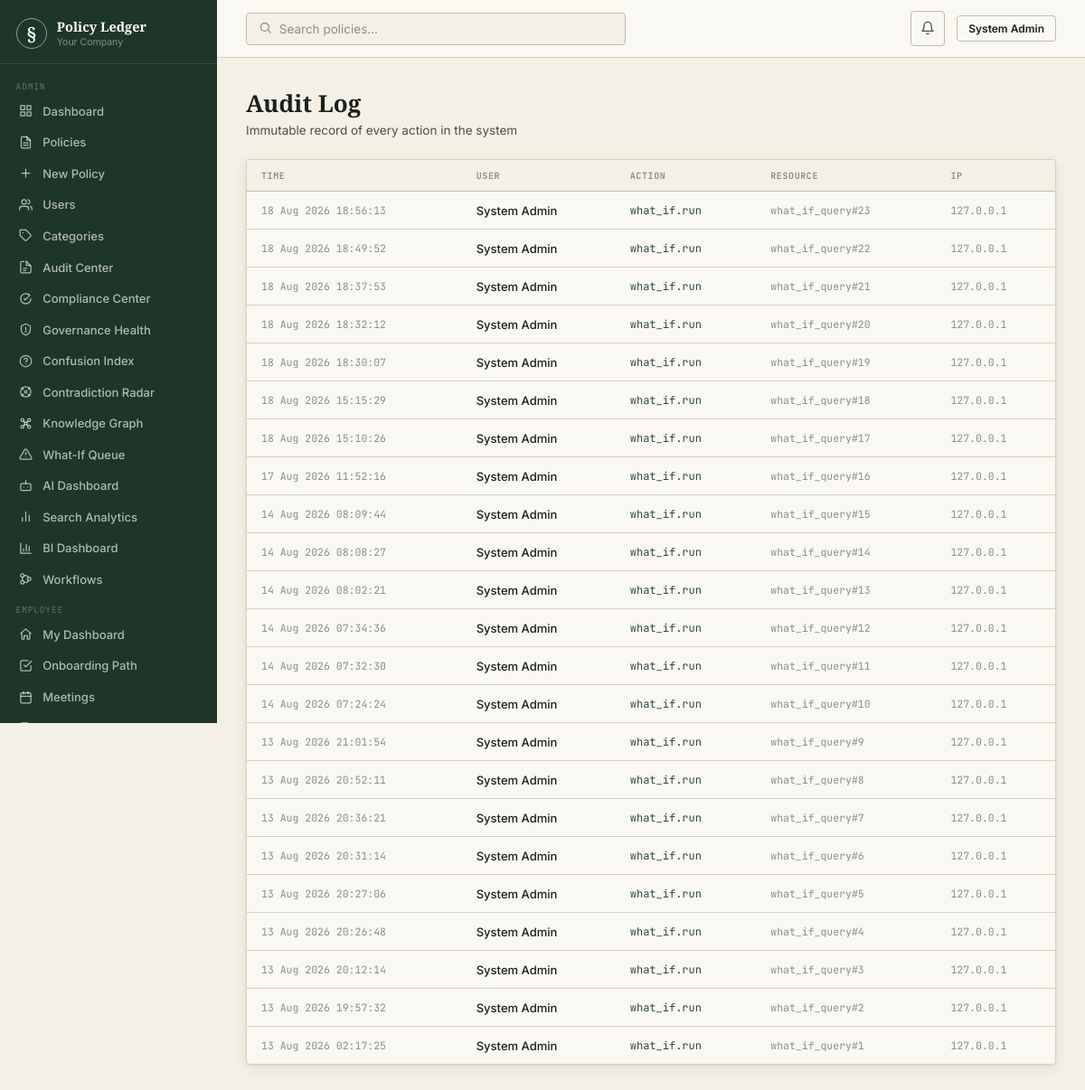
The page /admin/audit (signed in) on the database its author committed.
### models.py (models this page shows, shortened)
class User(db.Model, UserMixin):
    id = db.Column(db.Integer, primary_key=True)
    employee_id = db.Column(db.String(20), unique=True, nullable=True)
    name = db.Column(db.String(120), nullable=False)
    email = db.Column(db.String(200), nullable=False, unique=True, index=True)
    password_hash = db.Column(db.String(256), nullable=False)
    role = db.Column(db.String(20), nullable=False, default=UserRole.EMPLOYEE)
    department_id = db.Column(db.Integer, db.ForeignKey("department.id"), nullable=True)
    designation = db.Column(db.String(100))
    phone = db.Column(db.String(20))
    avatar_url = db.Column(db.String(300))
    is_active = db.Column(db.Boolean, default=True)
    email_verified = db.Column(db.Boolean, default=False)
    mfa_enabled = db.Column(db.Boolean, default=False)
    mfa_secret = db.Column(db.String(64))
    last_login = db.Column(db.DateTime)
    password_changed_at = db.Column(db.DateTime, default=now_utc)
    created_at = db.Column(db.DateTime, default=now_utc)
    updated_at = db.Column(db.DateTime, default=now_utc, onupdate=now_utc)
    notifications = db.relationship("Notification", backref="user", lazy="dynamic", cascade="all, delete-orphan")
    acknowledgements = db.relationship("PolicyAcknowledgement", backref="user", lazy="dynamic")
    audit_logs = db.relationship("AuditLog", backref="user", lazy="dynamic")
    saved = db.relationship("Policy", secondary=saved_policies, lazy="dynamic")
    def is_admin(self) -> bool:
        return self.role == UserRole.ADMIN
    def can_manage_policies(self) -> bool:
        return self.role in (UserRole.HR, UserRole.ADMIN, UserRole.MANAGER)

class AuditLog(db.Model):
    id = db.Column(db.Integer, primary_key=True)
    user_id = db.Column(db.Integer, db.ForeignKey("user.id"), nullable=True)
    action = db.Column(db.String(100), nullable=False)  # e.g. "policy.create", "user.login"
    resource_type = db.Column(db.String(50))             # "policy", "user", "version"
    resource_id = db.Column(db.Integer)
    detail = db.Column(db.Text)                          # JSON string of extra context
    ip_address = db.Column(db.String(45))
    user_agent = db.Column(db.String(300))
    timestamp = db.Column(db.DateTime, default=now_utc, index=True)

### blueprints/admin.py (the view)
@admin_bp.route("/audit")
@login_required
@role_required(UserRole.ADMIN)
def audit_log():
    page = request.args.get("page", 1, type=int)
    logs = paginate(AuditLog.query.order_by(AuditLog.timestamp.desc()), page, 25)
    return render_template("admin/audit_log.html", logs=logs)

### utils.py (called while the page is built)
def role_required(*roles):
    def decorator(f):
        @wraps(f)
        def wrapped(*args, **kwargs):
            if not current_user.is_authenticated:
                abort(401)
            if current_user.role not in roles:
                abort(403)
            return f(*args, **kwargs)
        return wrapped
    return decorator

def paginate(query, page: int, per_page: int = 20):
    return query.paginate(page=page, per_page=per_page, error_out=False)

### templates/admin/audit_log.html (shortened to what this page needs)
{% extends "base.html" %}
{% block content %}
<div class="page-header"><div class="page-header-left"><h1>Audit Log</h1><p>Immutable record of every action in the system</p></div></div>
<div class="table-wrap">
  <table>
    <thead><tr><th>Time</th><th>User</th><th>Action</th><th>Resource</th><th>IP</th></tr></thead>
    <tbody>
      {% for log in logs.items %}
      <tr>
        <td class="td-mono">{{ log.timestamp.strftime('%d %b %Y %H:%M:%S') }}</td>
        <td style="font-weight:500">{{ log.user.name if log.user else 'System' }}</td>
        <td><span style="font-family:var(--font-mono);font-size:12px;color:var(--archive)">{{ log.action }}</span></td>
        <td class="td-mono">{% if log.resource_type %}{{ log.resource_type }}{% if log.resource_id %}#{{ log.resource_id }}{% endif %}{% else %}—{% endif %}</td>
        <td class="td-mono">{{ log.ip_address or '—' }}</td>
      </tr>
      {% else %}
      <tr><td colspan="5" class="text-faint" style="text-align:center;padding:2rem">No audit entries yet</td></tr>
      {% endfor %}
    </tbody>
  </table>
</div>
{% endblock %}

### templates/base.html (shortened to what this page needs)
<!DOCTYPE html>
<html lang="en">
<head>
</head>
<body>
<div class="shell">
  {% block sidebar %}
  <div class="sidebar">
    <div class="s-brand">
      <div class="s-mark">§</div>
      <div><div class="s-name">Policy Ledger</div><div class="s-company">{{ config.COMPANY_NAME }}</div></div>
    </div>
    <nav class="s-nav">
      {% if current_user.can_manage_policies() %}
      <div class="s-section">Admin</div>
      <a href="{{ url_for('admin.dashboard') }}" class="s-item {% if request.endpoint == 'admin.dashboard' %}active{% endif %}"><span class="s-icon"><svg viewBox="0 0 24 24" fill="none" stroke="currentColor" stroke-width="2" stroke-linecap="round" stroke-linejoin="round"><rect x="3" y="3" width="7" height="7"/><rect x="14" y="3" width="7" height="7"/><rect x="14" y="14" width="7" height="7"/><rect x="3" y="14" width="7" height="7"/></svg></span>Dashboard</a>
      <a href="{{ url_for('admin.policy_list') }}" class="s-item {% if 'policy' in request.endpoint %}active{% endif %}"><span class="s-icon"><svg viewBox="0 0 24 24" fill="none" stroke="currentColor" stroke-width="2" stroke-linecap="round" stroke-linejoin="round"><path d="M14 2H6a2 2 0 0 0-2 2v16a2 2 0 0 0 2 2h12a2 2 0 0 0 2-2V8z"/><path d="M14 2v6h6"/><line x1="8" y1="13" x2="16" y2="13"/><line x1="8" y1="17" x2="16" y2="17"/></svg></span>Policies</a>
      <a href="{{ url_for('admin.policy_create') }}" class="s-item"><span class="s-icon"><svg viewBox="0 0 24 24" fill="none" stroke="currentColor" stroke-width="2" stroke-linecap="round" stroke-linejoin="round"><line x1="12" y1="5" x2="12" y2="19"/><line x1="5" y1="12" x2="19" y2="12"/></svg></span>New Policy</a>
      {% if current_user.is_admin() %}
      <a href="{{ url_for('admin.user_list') }}" class="s-item {% if 'user' in request.endpoint %}active{% endif %}"><span class="s-icon"><svg viewBox="0 0 24 24" fill="none" stroke="currentColor" stroke-width="2" stroke-linecap="round" stroke-linejoin="round"><path d="M17 21v-2a4 4 0 0 0-4-4H5a4 4 0 0 0-4 4v2"/><circle cx="9" cy="7" r="4"/><path d="M23 21v-2a4 4 0 0 0-3-3.87"/><path d="M16 3.13a4 4 0 0 1 0 7.75"/></svg></span>Users</a>
      <a href="{{ url_for('admin.category_list') }}" class="s-item"><span class="s-icon"><svg viewBox="0 0 24 24" fill="none" stroke="currentColor" stroke-width="2" stroke-linecap="round" stroke-linejoin="round"><path d="M20.59 13.41 13.4 20.6a2 2 0 0 1-2.83 0L2 12V2h10l8.59 8.59a2 2 0 0 1 0 2.82z"/><line x1="7" y1="7" x2="7.01" y2="7"/></svg></span>Categories</a>
      <a href="{{ url_for('audit_center.audit_dashboard') }}" class="s-item {% if request.endpoint and request.endpoint.startswith('audit_center.') %}active{% endif %}"><span class="s-icon"><svg viewBox="0 0 24 24" fill="none" stroke="currentColor" stroke-width="2" stroke-linecap="round" stroke-linejoin="round"><path d="M9 2H5a2 2 0 0 0-2 2v16a2 2 0 0 0 2 2h14a2 2 0 0 0 2-2V11"/><path d="M13 2v7h7"/><line x1="8" y1="14" x2="14" y2="14"/><line x1="8" y1="18" x2="12" y2="18"/><path d="M13 2l8 8"/></svg></span>Audit Center</a>
      <a href="{{ url_for('compliance.compliance_center') }}" class="s-item {% if request.endpoint and request.endpoint.startswith('compliance.') %}active{% endif %}"><span class="s-icon"><svg viewBox="0 0 24 24" fill="none" stroke="currentColor" stroke-width="2" stroke-linecap="round" stroke-linejoin="round"><path d="M9 12l2 2 4-4"/><path d="M21 12c0 4.97-4.03 9-9 9s-9-4.03-9-9 4.03-9 9-9c1.6 0 3.1.42 4.4 1.15"/><path d="M17 4l2 2-2 2"/></svg></span>Compliance Center</a>
      <a href="{{ url_for('governance.dashboard') }}" class="s-item {% if request.endpoint and request.endpoint.startswith('governance.') %}active{% endif %}"><span class="s-icon"><svg viewBox="0 0 24 24" fill="none" stroke="currentColor" stroke-width="2" stroke-linecap="round" stroke-linejoin="round"><path d="M12 2l8 4v6c0 5-3.5 8.5-8 10-4.5-1.5-8-5-8-10V6z"/><path d="M12 8v5"/><circle cx="12" cy="16" r=".5" fill="currentColor"/></svg></span>Governance Health</a>
      <a href="{{ url_for('confusion_index.dashboard') }}" class="s-item {% if request.endpoint and request.endpoint.startswith('confusion_index.') %}active{% endif %}"><span class="s-icon"><svg viewBox="0 0 24 24" fill="none" stroke="currentColor" stroke-width="2" stroke-linecap="round" stroke-linejoin="round"><circle cx="12" cy="12" r="10"/><path d="M9.09 9a3 3 0 0 1 5.83 1c0 2-3 3-3 3"/><line x1="12" y1="17" x2="12.01" y2="17"/></svg></span>Confusion Index</a>
      <a href="{{ url_for('contradiction_radar.dashboard') }}" class="s-item {% if request.endpoint and request.endpoint.startswith('contradiction_radar.') %}active{% endif %}"><span class="s-icon"><svg viewBox="0 0 24 24" fill="none" stroke="currentColor" stroke-width="2" stroke-linecap="round" stroke-linejoin="round"><circle cx="12" cy="12" r="2"/><path d="M4.9 4.9l3 3M19.1 4.9l-3 3M4.9 19.1l3-3M19.1 19.1l-3-3"/><circle cx="12" cy="12" r="9"/></svg></span>Contradiction Radar</a>
      <a href="{{ url_for('knowledge_graph.graph_page') }}" class="s-item "><span class="s-icon"></span>Knowledge Graph</a>
      <a href="{{ url_for('what_if.review_queue') }}" class="s-item {% if request.endpoint and request.endpoint.startswith('what_if.') and 'admin' in request.path %}active{% endif %}"><span class="s-icon"><svg viewBox="0 0 24 24" fill="none" stroke="currentColor" stroke-width="2" stroke-linecap="round" stroke-linejoin="round"><path d="M12 9v4"/><path d="M12 17h.01"/><path d="M10.29 3.86 1.82 18a2 2 0 0 0 1.71 3h16.94a2 2 0 0 0 1.71-3L13.71 3.86a2 2 0 0 0-3.42 0z"/></svg></span>What-If Queue</a>
      <a href="{{ url_for('rag.admin_rag_dashboard') }}" class="s-item "><span class="s-icon"></span>AI Dashboard</a>
      <a href="{{ url_for('search.search_analytics') }}" class="s-item {% if request.endpoint == 'search.search_analytics' %}active{% endif %}"><span class="s-icon"><svg viewBox="0 0 24 24" fill="none" stroke="currentColor" stroke-width="2" stroke-linecap="round" stroke-linejoin="round"><line x1="18" y1="20" x2="18" y2="10"/><line x1="12" y1="20" x2="12" y2="4"/><line x1="6" y1="20" x2="6" y2="14"/></svg></span>Search Analytics</a>
      <a href="{{ url_for('bi.bi_dashboard') }}" class="s-item {% if request.endpoint == 'bi.bi_dashboard' %}active{% endif %}"><span class="s-icon"><svg viewBox="0 0 24 24" fill="none" stroke="currentColor" stroke-width="2" stroke-linecap="round" stroke-linejoin="round"><path d="M3 3v18h18"/><path d="M18 17V9M13 17V5M8 17v-4"/></svg></span>BI Dashboard</a>
      <a href="{{ url_for('workflow.template_list') }}" class="s-item {% if request.endpoint and request.endpoint.startswith('workflow.') %}active{% endif %}"><span class="s-icon"><svg viewBox="0 0 24 24" fill="none" stroke="currentColor" stroke-width="2" stroke-linecap="round" stroke-linejoin="round"><circle cx="6" cy="6" r="3"/><circle cx="6" cy="18" r="3"/><circle cx="18" cy="12" r="3"/><path d="M6 9v6M9 6h4a3 3 0 0 1 3 3v0M9 18h4a3 3 0 0 0 3-3v0"/></svg></span>Workflows</a>
      {% endif %}
      <div class="s-section">Employee</div>
      {% endif %}
      <a href="{{ url_for('employee.dashboard') }}" class="s-item {% if request.endpoint == 'employee.dashboard' %}active{% endif %}"><span class="s-icon"><svg viewBox="0 0 24 24" fill="none" stroke="currentColor" stroke-width="2" stroke-linecap="round" stroke-linejoin="round"><path d="M3 11l9-8 9 8"/><path d="M5 10v10a1 1 0 0 0 1 1h3v-6h6v6h3a1 1 0 0 0 1-1V10"/></svg></span>My Dashboard</a>
      <a href="{{ url_for('employee.onboarding') }}" class="s-item {% if request.endpoint and request.endpoint.startswith('employee.onboarding') %}active{% endif %}"><span class="s-icon"><svg viewBox="0 0 24 24" fill="none" stroke="currentColor" stroke-width="2" stroke-linecap="round" stroke-linejoin="round"><path d="M9 11l3 3L22 4"/><path d="M21 12v7a2 2 0 0 1-2 2H5a2 2 0 0 1-2-2V5a2 2 0 0 1 2-2h11"/></svg></span>Onboarding Path</a>
      <a href="{{ url_for('meetings.list_meetings') }}" class="s-item {% if request.endpoint and 'meetings.' in request.endpoint and request.endpoint != 'meetings.my_action_items' %}active{% endif %}"><span class="s-icon"><svg viewBox="0 0 24 24" fill="none" stroke="currentColor" stroke-width="2" stroke-linecap="round" stroke-linejoin="round"><rect x="3" y="4" width="18" height="18" rx="2"/><line x1="16" y1="2" x2="16" y2="6"/><line x1="8" y1="2" x2="8" y2="6"/><line x1="3" y1="10" x2="21" y2="10"/></svg></span>Meetings</a>
      <a href="{{ url_for('meetings.my_action_items') }}" class="s-item {% if request.endpoint == 'meetings.my_action_items' %}active{% endif %}"><span class="s-icon"><svg viewBox="0 0 24 24" fill="none" stroke="currentColor" stroke-width="2" stroke-linecap="round" stroke-linejoin="round"><path d="M9 11l3 3L22 4"/><path d="M21 12v7a2 2 0 0 1-2 2H5a2 2 0 0 1-2-2V5a2 2 0 0 1 2-2h11"/></svg></span>My Action Items</a>
    </nav>
  </div>
  {% endblock %}
  <div class="main">
    <div class="topbar">
      <div class="topbar-left">
        <form action="{{ url_for('employee.search') }}" method="GET" style="flex:1;max-width:420px">
          <div class="search-bar">
            <span style="color:var(--faint)" class="icon"><svg width="15" height="15" viewBox="0 0 24 24" fill="none" stroke="currentColor" stroke-width="2" stroke-linecap="round" stroke-linejoin="round"><circle cx="11" cy="11" r="7"/><line x1="21" y1="21" x2="16.65" y2="16.65"/></svg></span>
            <input name="q" placeholder="Search policies…" value="{{ request.args.get('q','') }}">
          </div>
        </form>
      </div>
      <div class="topbar-right">
        <a href="{{ url_for('employee.notifications') }}" class="notif-btn" title="Notifications">
          <span class="icon"><svg width="16" height="16" viewBox="0 0 24 24" fill="none" stroke="currentColor" stroke-width="2" stroke-linecap="round" stroke-linejoin="round"><path d="M18 8a6 6 0 0 0-12 0c0 7-3 9-3 9h18s-3-2-3-9"/><path d="M13.73 21a2 2 0 0 1-3.46 0"/></svg></span>
          {% set unc = unread_count if unread_count is defined else 0 %}
        </a>
        <a href="{{ url_for('auth.profile') }}" class="btn btn-secondary btn-sm">{{ current_user.name[:18] }}</a>
      </div>
    </div>
    <div class="page-body">
      {% block content %}{% endblock %}
    </div>
  </div>
</div>
</body>
</html>

### rows shown on the page
User: name "System Admin"
AuditLog: timestamp "18 Aug 2026 18:56:13", user "System Admin", action "what_if.run", resource_type "what_if_query", resource_id "23", ip_address "127.0.0.1"
AuditLog: timestamp "18 Aug 2026 18:49:52", user "System Admin", action "what_if.run", resource_type "what_if_query", resource_id "22", ip_address "127.0.0.1"
AuditLog: timestamp "18 Aug 2026 18:37:53", user "System Admin", action "what_if.run", resource_type "what_if_query", resource_id "21", ip_address "127.0.0.1"
AuditLog: timestamp "18 Aug 2026 18:32:12", user "System Admin", action "what_if.run", resource_type "what_if_query", resource_id "20", ip_address "127.0.0.1"
AuditLog: timestamp "18 Aug 2026 18:30:07", user "System Admin", action "what_if.run", resource_type "what_if_query", resource_id "19", ip_address "127.0.0.1"
AuditLog: timestamp "18 Aug 2026 15:15:29", user "System Admin", action "what_if.run", resource_type "what_if_query", resource_id "18", ip_address "127.0.0.1"
AuditLog: timestamp "18 Aug 2026 15:10:26", user "System Admin", action "what_if.run", resource_type "what_if_query", resource_id "17", ip_address "127.0.0.1"
AuditLog: timestamp "17 Aug 2026 11:52:16", user "System Admin", action "what_if.run", resource_type "what_if_query", resource_id "16", ip_address "127.0.0.1"
AuditLog: timestamp "14 Aug 2026 08:09:44", user "System Admin", action "what_if.run", resource_type "what_if_query", resource_id "15", ip_address "127.0.0.1"
AuditLog: timestamp "14 Aug 2026 08:08:27", user "System Admin", action "what_if.run", resource_type "what_if_query", resource_id "14", ip_address "127.0.0.1"
AuditLog: timestamp "14 Aug 2026 08:02:21", user "System Admin", action "what_if.run", resource_type "what_if_query", resource_id "13", ip_address "127.0.0.1"
AuditLog: timestamp "14 Aug 2026 07:34:36", user "System Admin", action "what_if.run", resource_type "what_if_query", resource_id "12", ip_address "127.0.0.1"
AuditLog: timestamp "14 Aug 2026 07:32:30", user "System Admin", action "what_if.run", resource_type "what_if_query", resource_id "11", ip_address "127.0.0.1"
AuditLog: timestamp "14 Aug 2026 07:24:24", user "System Admin", action "what_if.run", resource_type "what_if_query", resource_id "10", ip_address "127.0.0.1"
AuditLog: timestamp "13 Aug 2026 21:01:54", user "System Admin", action "what_if.run", resource_type "what_if_query", resource_id "9", ip_address "127.0.0.1"
AuditLog: timestamp "13 Aug 2026 20:52:11", user "System Admin", action "what_if.run", resource_type "what_if_query", resource_id "8", ip_address "127.0.0.1"
AuditLog: timestamp "13 Aug 2026 20:36:21", user "System Admin", action "what_if.run", resource_type "what_if_query", resource_id "7", ip_address "127.0.0.1"
AuditLog: timestamp "13 Aug 2026 20:31:14", user "System Admin", action "what_if.run", resource_type "what_if_query", resource_id "6", ip_address "127.0.0.1"
AuditLog: timestamp "13 Aug 2026 20:27:06", user "System Admin", action "what_if.run", resource_type "what_if_query", resource_id "5", ip_address "127.0.0.1"
AuditLog: timestamp "13 Aug 2026 20:26:48", user "System Admin", action "what_if.run", resource_type "what_if_query", resource_id "4", ip_address "127.0.0.1"
AuditLog: timestamp "13 Aug 2026 20:12:14", user "System Admin", action "what_if.run", resource_type "what_if_query", resource_id "3", ip_address "127.0.0.1"
AuditLog: timestamp "13 Aug 2026 19:57:32", user "System Admin", action "what_if.run", resource_type "what_if_query", resource_id "2", ip_address "127.0.0.1"
AuditLog: timestamp "13 Aug 2026 02:17:25", user "System Admin", action "what_if.run", resource_type "what_if_query", resource_id "1", ip_address "127.0.0.1"

### other values the page prints
{{ config.COMPANY_NAME }} "Your Company"
